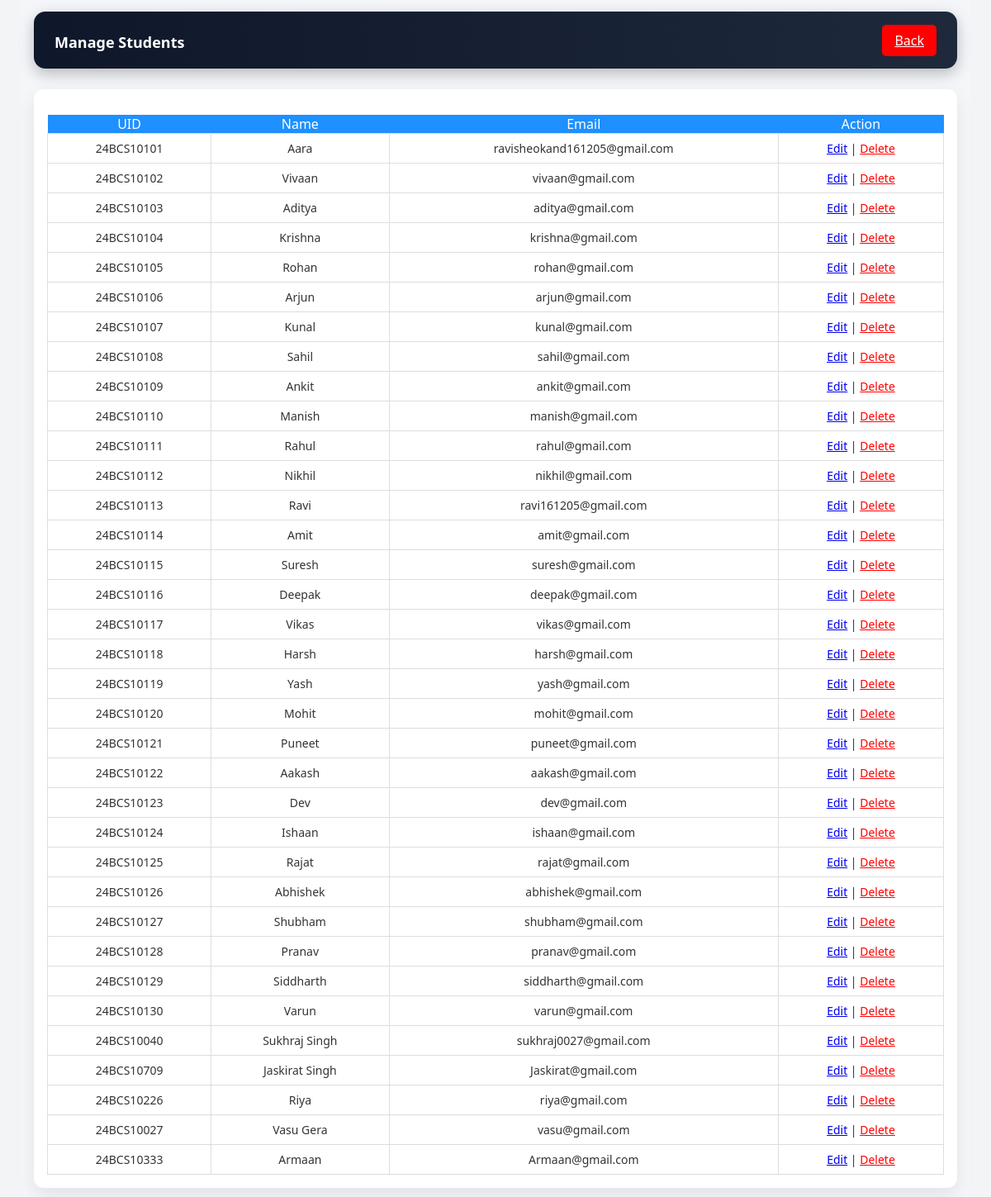
The page /admin/students (signed in) on the database its author committed.
### tables this page shows
CREATE TABLE students (
    uid TEXT PRIMARY KEY,
    name TEXT,
    email TEXT,
    password TEXT
);

### app.py (the view)
@app.route('/admin/students')
def admin_students():
    if not session.get('admin_logged_in'):
        return redirect(url_for('admin_login'))
    conn = get_db_connection()
    students = conn.execute(
        "SELECT uid, name, email FROM students"
    ).fetchall()
    conn.close()
    return render_template('admin_students.html', students=students)

### app.py (called while the page is built)
def get_db_connection():
    conn = sqlite3.connect(DB_PATH)
    conn.row_factory = sqlite3.Row
    return conn

### templates/admin_students.html (shortened to what this page needs)
<!doctype html>
<html>
  <head>
    <link
      rel="stylesheet"
      href="{{ url_for('static', filename='css/style.css') }}"
    />
  </head>
  <body>
    <div class="dashboard-container">
      <div class="dashboard-header">
        <h2>Manage Students</h2>
        <a href="/admin-dashboard" class="logout-btn">Back</a>
      </div>
      <div class="attendance-table">
        <table>
          <tr>
            <th>UID</th>
            <th>Name</th>
            <th>Email</th>
            <th>Action</th>
          </tr>
          {% for s in students %}
          <tr>
            <td>{{ s.uid }}</td>
            <td>{{ s.name }}</td>
            <td>{{ s.email }}</td>
            <td>
              <a href="{{ url_for('admin_edit_student', uid=s.uid) }}">Edit</a>
              |
              <a
                href="{{ url_for('admin_delete_student', uid=s.uid) }}"
                onclick="return confirm('Delete this student?');"
                style="color: red"
              >
                Delete
              </a>
            </td>
          </tr>
          {% endfor %}
        </table>
      </div>
    </div>
  </body>
</html>

### static/css/style.css (style rules this page uses)
* { margin: 0; padding: 0; box-sizing: border-box; font-family: "Segoe UI", sans-serif; }
body { margin: 0; padding: 0; min-height: 100vh; background: #f3f4f6; font-family: 'Segoe UI', sans-serif; }
h2 { margin-top: 10px; margin-bottom: 5px; }
.dashboard-header { background: linear-gradient(135deg, #111827, #1f2937); color: white; padding: 14px 24px; display: flex; align-items: center; gap: 16px; box-shadow: 0 6px 18px rgba(0, 0, 0, 0.25); }
.dashboard-header h2 { font-size: 18px; font-weight: 600; flex-grow: 1; }
.logout-btn { padding: 8px 15px; background: red; color: white; border: none; border-radius: 5px; cursor: pointer; }
.dashboard-container { padding: 14px 16px; background: #f4f6f9; min-height: calc(100vh - 60px); max-width: 1150px; margin: auto; }
.attendance-table { background: white; padding: 16px; border-radius: 12px; color: #333; box-shadow: 0 10px 25px rgba(0, 0, 0, 0.08); }
.attendance-table table { width: 100%; border-collapse: collapse; margin-top: 15px; }
.attendance-table th { background: #2563eb; color: white; font-weight: 500; }
.attendance-table td { border: 1px solid #ddd; padding: 8px; text-align: center; font-size: 14px; }
.attendance-table th { background: #1e90ff; }
.attendance-table { margin-top: 20px; }
.dashboard-header { display: flex; align-items: center; justify-content: space-between; background: linear-gradient(to right, #0f172a, #1e293b); padding: 15px 25px; border-radius: 14px; color: white; margin-bottom: 25px; }

### rows shown on the page
students: uid "24BCS10101", name "Aara", email "ravisheokand161205@gmail.com"
students: uid "24BCS10102", name "Vivaan", email "vivaan@gmail.com"
students: uid "24BCS10103", name "Aditya", email "aditya@gmail.com"
students: uid "24BCS10104", name "Krishna", email "krishna@gmail.com"
students: uid "24BCS10105", name "Rohan", email "rohan@gmail.com"
students: uid "24BCS10106", name "Arjun", email "arjun@gmail.com"
students: uid "24BCS10107", name "Kunal", email "kunal@gmail.com"
students: uid "24BCS10108", name "Sahil", email "sahil@gmail.com"
students: uid "24BCS10109", name "Ankit", email "ankit@gmail.com"
students: uid "24BCS10110", name "Manish", email "manish@gmail.com"
students: uid "24BCS10111", name "Rahul", email "rahul@gmail.com"
students: uid "24BCS10112", name "Nikhil", email "nikhil@gmail.com"
students: uid "24BCS10113", name "Ravi", email "ravi161205@gmail.com"
students: uid "24BCS10114", name "Amit", email "amit@gmail.com"
students: uid "24BCS10115", name "Suresh", email "suresh@gmail.com"
students: uid "24BCS10116", name "Deepak", email "deepak@gmail.com"
students: uid "24BCS10117", name "Vikas", email "vikas@gmail.com"
students: uid "24BCS10118", name "Harsh", email "harsh@gmail.com"
students: uid "24BCS10119", name "Yash", email "yash@gmail.com"
students: uid "24BCS10120", name "Mohit", email "mohit@gmail.com"
students: uid "24BCS10121", name "Puneet", email "puneet@gmail.com"
students: uid "24BCS10122", name "Aakash", email "aakash@gmail.com"
students: uid "24BCS10123", name "Dev", email "dev@gmail.com"
students: uid "24BCS10124", name "Ishaan", email "ishaan@gmail.com"
students: uid "24BCS10125", name "Rajat", email "rajat@gmail.com"
students: uid "24BCS10126", name "Abhishek", email "abhishek@gmail.com"
students: uid "24BCS10127", name "Shubham", email "shubham@gmail.com"
students: uid "24BCS10128", name "Pranav", email "pranav@gmail.com"
students: uid "24BCS10129", name "Siddharth", email "siddharth@gmail.com"
students: uid "24BCS10130", name "Varun", email "varun@gmail.com"
students: uid "24BCS10040", name "Sukhraj Singh", email "sukhraj0027@gmail.com"
students: uid "24BCS10709", name "Jaskirat Singh", email "Jaskirat@gmail.com"
students: uid "24BCS10226", name "Riya", email "riya@gmail.com"
students: uid "24BCS10027", name "Vasu Gera", email "vasu@gmail.com"
students: uid "24BCS10333", name "Armaan", email "Armaan@gmail.com"
